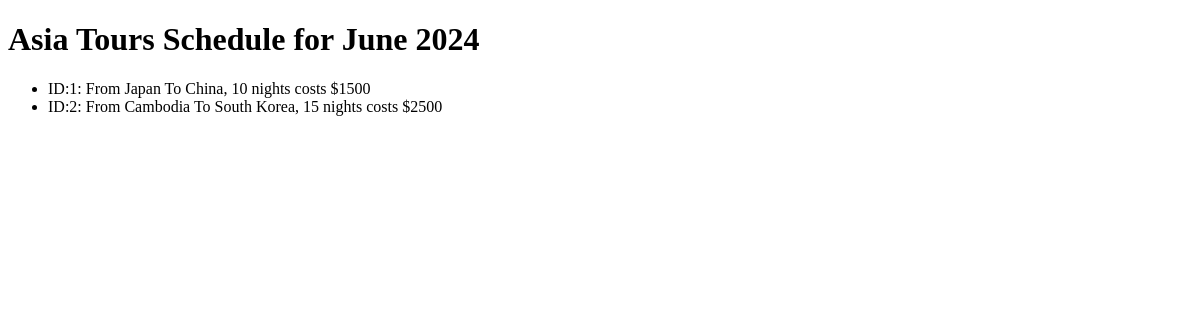
The app's page /, older data.
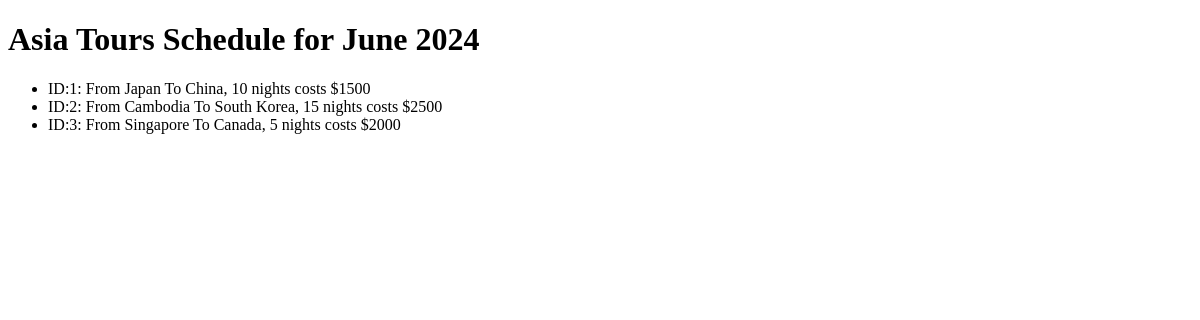
The same page, newer data.
### asiatouragency/models.py (models this page shows)
class Tour(models.Model):
    origin_country = models.CharField(max_length=64)
    destination_country = models.CharField(max_length=64)
    number_of_night = models.IntegerField()
    price = models.IntegerField()
    def __str__(self):
        return (f"ID:{self.id}: From {self.origin_country} To {self.destination_country}, {self.number_of_night} nights costs ${self.price}")

### asiatouragency/views.py (the view)
# urls.py: path('', views.index)
def index(request):
    tours = Tour.objects.all()
    context = {'tours' : tours}
    return render(request, "tours/index.html", context)

### asiatouragency/templates/tours/index.html (shortened to what this page needs)
<!DOCTYPE html>
<html lang="en">
<head>
</head>
<body>
    <h1>Asia Tours Schedule for June 2024</h1>
    <ul>
        {% for tour in tours %}
        <li>{{tour}}</li>
        {% endfor %}
    </ul>
</body>
</html>

Row changes from the older to the newer data that the page shows:
added Tour: id+origin_country+destination_country "ID:3: From Singapore To Canada, 5 nights costs $2000"
